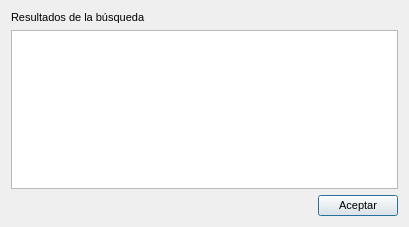
<?xml version="1.0" encoding="UTF-8"?>
<ui version="4.0">
 <class>DeviceSearchWindow</class>
 <widget class="QDialog" name="DeviceSearchWindow">
  <property name="geometry">
   <rect>
    <x>0</x>
    <y>0</y>
    <width>409</width>
    <height>227</height>
   </rect>
  </property>
  <property name="font">
   <font>
    <pointsize>8</pointsize>
   </font>
  </property>
  <property name="windowTitle">
   <string>Buscar dispositivos ONVIF</string>
  </property>
  <layout class="QVBoxLayout" name="verticalLayout">
   <item>
    <widget class="QLabel" name="label">
     <property name="font">
      <font>
       <pointsize>8</pointsize>
      </font>
     </property>
     <property name="text">
      <string>Resultados de la búsqueda</string>
     </property>
    </widget>
   </item>
   <item>
    <widget class="QListWidget" name="device_list">
     <property name="font">
      <font>
       <pointsize>8</pointsize>
      </font>
     </property>
    </widget>
   </item>
   <item>
    <layout class="QHBoxLayout" name="horizontalLayout">
     <item>
      <spacer name="horizontalSpacer">
       <property name="orientation">
        <enum>Qt::Horizontal</enum>
       </property>
       <property name="sizeHint" stdset="0">
        <size>
         <width>40</width>
         <height>20</height>
        </size>
       </property>
      </spacer>
     </item>
     <item>
      <widget class="QPushButton" name="accept">
       <property name="font">
        <font>
         <pointsize>8</pointsize>
        </font>
       </property>
       <property name="text">
        <string>Aceptar</string>
       </property>
      </widget>
     </item>
    </layout>
   </item>
  </layout>
 </widget>
 <resources/>
 <connections/>
</ui>
